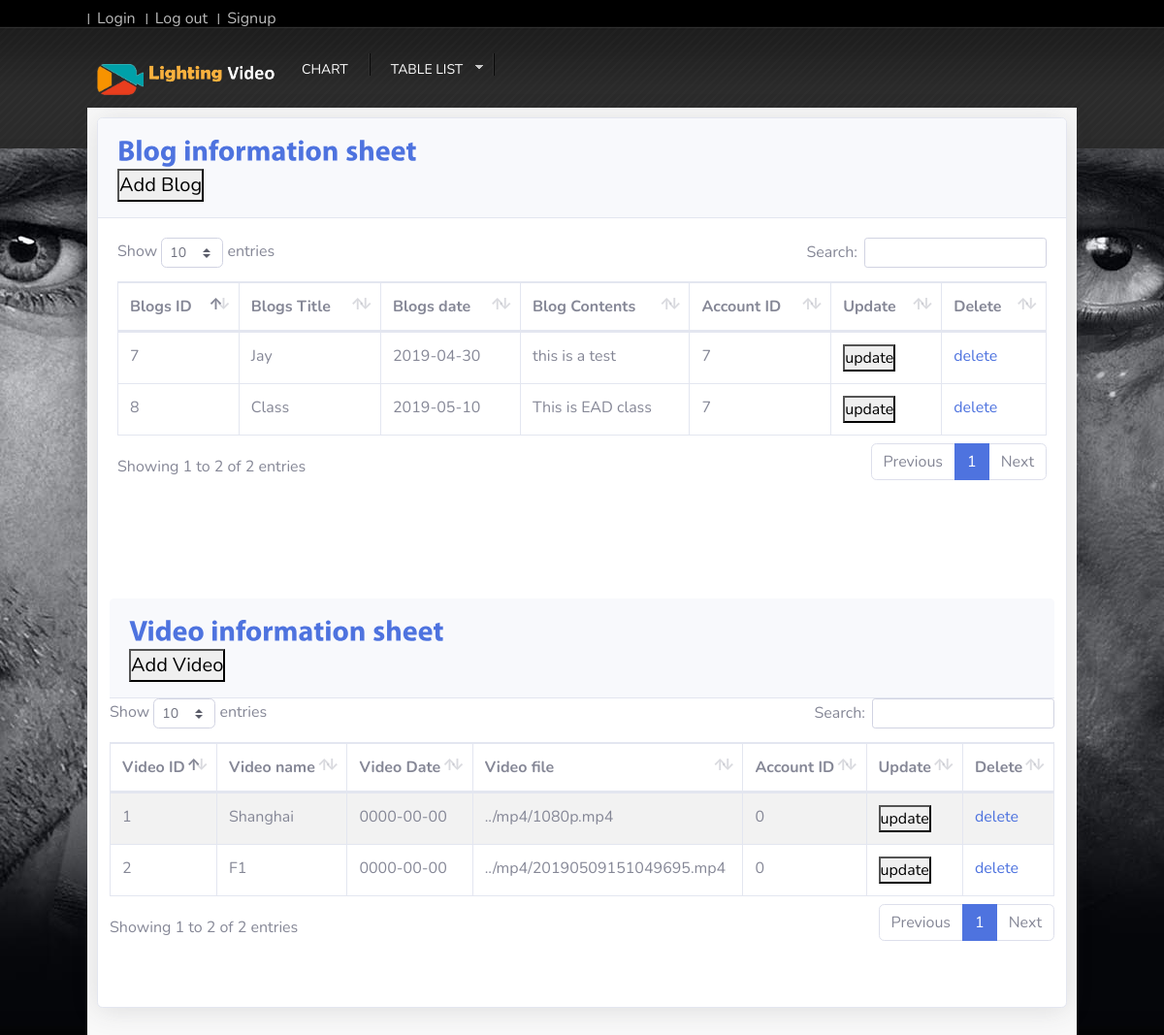
Page /admin/b_v_table.php (signed in) on the earlier database version.
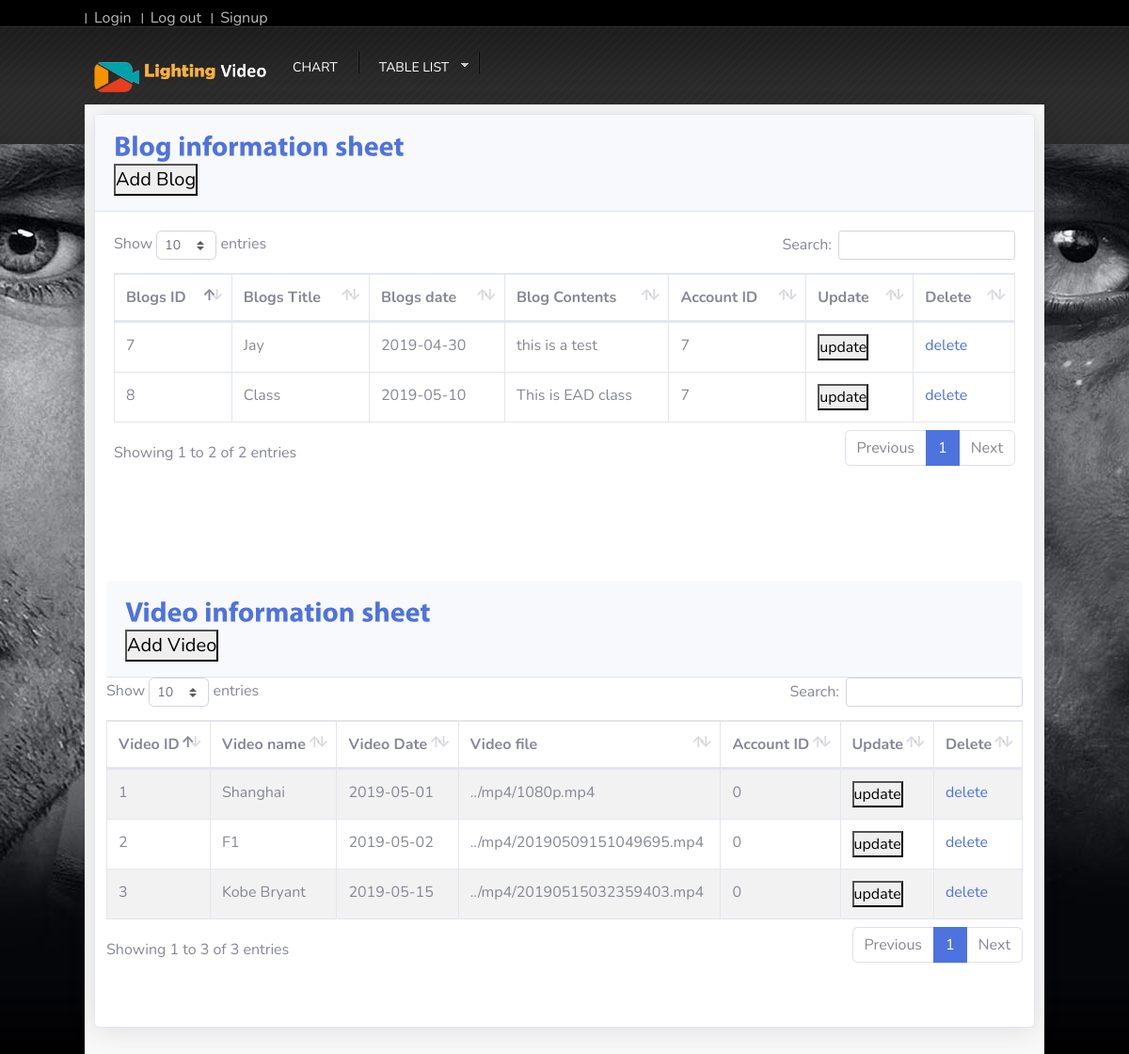
Same page on the later database version.
### tables this page shows
CREATE TABLE `blogs` (
  `bg_id` int(20) NOT NULL,
  `bg_title` text,
  `bg_date` date DEFAULT NULL,
  `bg_contents` text,
  `ac_id` int(20) DEFAULT NULL,
  `bg_popularity` varchar(99) DEFAULT NULL
);

CREATE TABLE `videos` (
  `vd_id` int(20) NOT NULL,
  `vd_name` varchar(30) NOT NULL,
  `vd_date` date NOT NULL,
  `vd_file` text NOT NULL,
  `ac_id` int(20) NOT NULL,
  `vd_popularity` int(11) NOT NULL
);

### admin/b_v_table.php (the view, shortened to what this page needs)
<?php
require_once('../includes/head.php');
require_once('../includes/adminhead.php');
?>
<html lang="en">
<link href="css/button.css" rel="stylesheet">
<head>
</head>
<body>
        <div id="content_sec">
<div class="card shadow mb-4">
  <div class="card-header py-3">
    <h6 class="m-0 font-weight-bold text-primary">Blog information sheet</h6>
    <button data-toggle="modal" data-target="#addbg">Add Blog</button>
  </div>
  <div class="card-body">
    <div class="table-responsive">
      <table class="table table-bordered" id="dataTable" width="100%" cellspacing="0">
        <?php
        $query = "SELECT * ";
        $query .= "FROM blogs";
        $result = mysqli_query($connection, $query);
        ?>
<thead>
         <tr>
           <th>Blogs ID</th>
            <th>Blogs Title</th>
            <th>Blogs date</th>
            <th>Blog Contents</th>
            <th>Account ID</th>
            <th>Update</th>
            <th>Delete</th>
          </tr>
    </thead>
      <tbody>
      <?php
        while ($row = mysqli_fetch_array($result)) {
            echo "<tr>";
            echo "<td>" . $row["bg_id"] . "</td>";
            echo "<td>" . $row["bg_title"] . "</td>";
            echo "<td>" . $row["bg_date"] . "</td>";
            echo "<td>" . $row["bg_contents"] . "</td>";
            echo "<td>" . $row["ac_id"] . "</td>";
            echo "<td><button data-toggle='modal' data-target='#updatebg'>update</buttone></td>";
            echo "<td><a class='text' href='deletebg.php?bg_id=" . $row["bg_id"] . "'>delete</a></td>";
            echo "</tr>";
        }
         ?>
         </tbody>
      </table>
    </div>
  </div>
<div class="table">
            <div class="col-lg-12">
                <div class="panel panel-default">
                    <div class="card-header py-3">
    <h6 class="m-0 font-weight-bold text-primary">Video information sheet</h6>
    <button data-toggle="modal" data-target="#addvd">Add Video</button>
  </div>
                    <div class="panel-body">
          <table width="100%" class="table table-striped table-bordered table-hover" id="dataTables-example">
         <?php
        $query = "SELECT * ";
        $query .= "FROM videos";
        $result = mysqli_query($connection, $query);
        ?>
<thead>
         <tr>
           <th>Video ID</th>
            <th>Video name</th>
            <th>Video Date</th>
            <th>Video file</th>
            <th>Account ID</th>
            <th>Update</th>
            <th>Delete</th>
          </tr>
    </thead>
      <tbody>
      <?php
        while ($row = mysqli_fetch_array($result)) {
            echo "<tr>";
            echo "<td>" . $row["vd_id"] . "</td>";
            echo "<td>" . $row["vd_name"] . "</td>";
            echo "<td>" . $row["vd_date"] . "</td>";
            echo "<td>" . $row["vd_file"] . "</td>";
            echo "<td>" . $row["ac_id"] . "</td>";
            echo "<td><button data-toggle='modal' data-target='#updatevd'>update</buttone></td>";
            echo "<td><a class='text' href='deletevd.php?vd_id=" . $row["vd_id"] . "'>delete</a></td>";
            echo "</tr>";
        }
         ?>
         </tbody>
      </table>
    </div>
  </div>
</div>
</div>

### includes/head.php (shortened to what this page needs)
<!DOCTYPE html >
<html>
<head>
    <link href="../css/login.css" rel="stylesheet">
    <link href="../css/style.css" rel="stylesheet" type="text/css" />
    <link href="../css/ddsmoothmenu.css" rel="stylesheet" type="text/css" />
    <link href="../css/scrollbar.css" rel="stylesheet" type="text/css" />

### includes/adminhead.php (shortened to what this page needs)
<html>
<body>
<span class="smalllines">&nbsp;</span>
    <div id="wrapper_sec">
        <div class="top_sec">
            <div class="toplinks">
        	<ul style="margin-top: 0px;">
                <li><a href="../log/login.php">Login</a></li>
                <li><a href="../log/logout.php">Log out</a></li>
                <li><a href="../log/signup.php">Signup</a></li>
            </ul>
        </div>
        </div>
        <div id="masthead">
            <div class="logo">
        	<a href="index.php"><img src="../images/lv_logo_1.png" style="width: 25%; margin-top: 10px;">
            <img src="../images/lv_logo_2.png" style="width: 70%; margin-bottom: 4px;"></a>
        </div>
            <div class="navigation">
                <div id="smoothmenu1" class="ddsmoothmenu">
                    <ul>
                        <li><a href="admin.php" class="staticlinks">Chart</a></li>
                        <li><a href="admin.php?page=table" class="staticlinks" >Table list</a>
                        </li>
                            </ul>
                </div>
            </div>
        </div>
    <link href="../css/headercss.css" rel="stylesheet">
    <link href="../css/button.css" rel="stylesheet">
    <link href="../vendor/tables/dataTables.bootstrap4.min.css" rel="stylesheet">
    <link href="../vendor/headerfont/css/all.min.css" rel="stylesheet" type="text/css">
        </body>
        </html>

### css/login.css (style rules this page uses)
body { background-color: black !important; background-image: url(../images/bigbg1.jpg); }

### css/style.css (style rules this page uses)
* { padding: 0px; margin: 0px; }
body { min-height: 1000px; background-image: url(../images/bg2.jpg); background-repeat: no-repeat; background-position: 50% 50px; background-color: #000; font-family: Verdana, Geneva, sans-serif; font-size: 11px; color: #666; }
.smalllines { width: 100%; height: 153px; background-image: url(../images/bg.gif); background-repeat: repeat-x; display: inline-block; position: absolute; z-index: -1; }
a { text-decoration: none; outline: none; color: #666; }
a img { border: none; }
h6 { font-size: 12px; font-weight: normal; }
#wrapper_sec { min-height: 1000px; width: 1020px; height: 100%; margin: 0px auto; z-index: 2; }
.top_sec { width: 1020px; height: 29px; float: left; }
.top_sec .toplinks { float: left; }
.top_sec .toplinks ul { float: left; list-style: none; padding-top: 7px; }
.top_sec .toplinks ul li { float: left; background-image: url(../images/sep.gif); background-repeat: no-repeat; background-position: left center; padding: 0px 10px; }
.top_sec .toplinks ul li a { color: #bbbbbb; }
#masthead { width: 1020px; height: 82px; z-index: 999 !important; float: left; }
.logo { padding: 27px 0px 0px 10px; float: left; width: 200px; }
.navigation { float: left; }
#content_sec { min-height: 1000px; position:relative; width: 1020px; height: 100%; float: left; background-color: #f9f9f9; border: #f9f9f9 solid 10px; }

### css/ddsmoothmenu.css (style rules this page uses)
.ddsmoothmenu { font-size:14px; width: 100%; text-transform:uppercase; margin-top:26px; }
.ddsmoothmenu ul { z-index:100; margin: 0; padding: 0; list-style-type: none; }
.ddsmoothmenu ul li { position: relative; display: inline; float: left; background-image:url(../images/navi_sep.gif); background-repeat:no-repeat; background-position:right; padding-right:2px; }
.ddsmoothmenu ul li a { display: block; color: white; padding: 5px 20px 0px 20px; height:23px; color: #2d2b2b; text-decoration: none; border:transparent solid 1px; }
.ddsmoothmenu ul li a:link, .ddsmoothmenu ul li a:visited { color: white; }

### css/button.css (style rules this page uses)
.table { width: 100%; }

Differences in the rows shown:
changed videos "Shanghai": vd_date "0000-00-00" → "2019-05-01"
changed videos "../mp4/20190509151049695.mp4": vd_date "0000-00-00" → "2019-05-02"
added videos: vd_id "3", vd_name "Kobe Bryant", vd_date "2019-05-15", vd_file "../mp4/20190515032359403.mp4", ac "0"
Other differences:
text written by a page script: "Show entries Search: Showing 1 to 2 of 2 entries Previous 1 Next" → "Show entries Search: Showing 1 to 3 of 3 entries Previous 1 Next"
